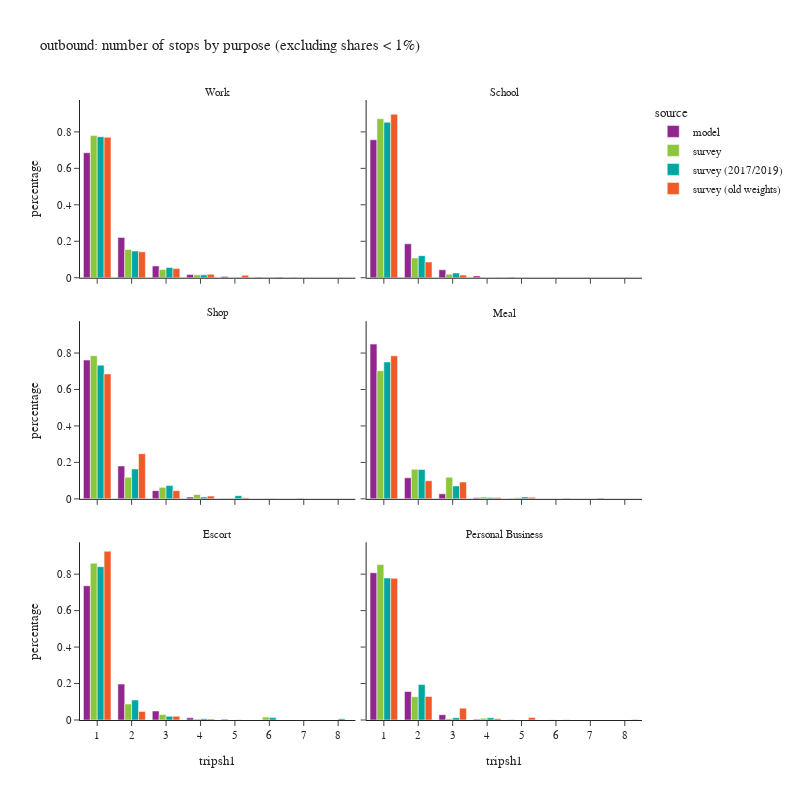

Notebook code for this chart:
### Code cell
df_plot = df_tour.groupby(['tripsh1','pdpurp_label','source'])['toexpfac'].sum().reset_index()
df_plot['percentage'] = df_plot.groupby(['pdpurp_label','source'], group_keys=False)['toexpfac']. \
    apply(lambda x: x / float(x.sum()))
df_plot2 = df_plot.loc[(df_plot['percentage'] > 0.001) & (df_plot['tripsh1'] <= 10)]

fig = px.bar(df_plot2.sort_values(['source','pdpurp_label']),
             x="tripsh1", y="percentage", color="source",barmode="group",
             facet_col='pdpurp_label', facet_col_wrap=2, 
             hover_data=['toexpfac'],
             title="outbound: number of stops by purpose (excluding shares < 1%)")
fig.update_layout(height=800, width=800)
fig.for_each_annotation(lambda a: a.update(text = a.text.split("=")[-1]))
fig.for_each_xaxis(lambda a: a.update(dict(dtick = 1, categoryorder='category ascending')))
fig.show()

### Figure 1 — Plotly figure (JSON) as saved in the notebook; plotly's stock layout.template omitted (floating-point values rounded to 4 significant figures)
{"data": [{"alignmentgroup": "True", "customdata": [[33530.0], [10810.0], [3153.0], [834.0], [344.0], [106.0], [50.0]], "hovertemplate": "source=model<br>pdpurp_label=Work<br>tripsh1=%{x}<br>percentage=%{y}<br>toexpfac=%{customdata[0]}<extra></extra>", "legendgroup": "model", "marker": {"color": "#91268F", "pattern": {"shape": ""}}, "name": "model", "offsetgroup": "model", "orientation": "v", "showlegend": true, "textposition": "auto", "type": "bar", "x": [1.0, 2.0, 3.0, 4.0, 5.0, 6.0, 7.0], "xaxis": "x5", "y": [0.6856, 0.2211, 0.06447, 0.01705, 0.007034, 0.002168, 0.001022], "yaxis": "y5"}, {"alignmentgroup": "True", "customdata": [[12970.0], [3189.0], [746.0], [168.0], [44.0]], "hovertemplate": "source=model<br>pdpurp_label=School<br>tripsh1=%{x}<br>percentage=%{y}<br>toexpfac=%{customdata[0]}<extra></extra>", "legendgroup": "model", "marker": {"color": "#91268F", "pattern": {"shape": ""}}, "name": "model", "offsetgroup": "model", "orientation": "v", "showlegend": false, "textposition": "auto", "type": "bar", "x": [1.0, 2.0, 3.0, 4.0, 5.0], "xaxis": "x6", "y": [0.7568, 0.1861, 0.04354, 0.009804, 0.002568], "yaxis": "y6"}, {"alignmentgroup": "True", "customdata": [[22700.0], [5380.0], [1344.0], [296.0], [79.0]], "hovertemplate": "source=model<br>pdpurp_label=Shop<br>tripsh1=%{x}<br>percentage=%{y}<br>toexpfac=%{customdata[0]}<extra></extra>", "legendgroup": "model", "marker": {"color": "#91268F", "pattern": {"shape": ""}}, "name": "model", "offsetgroup": "model", "orientation": "v", "showlegend": false, "textposition": "auto", "type": "bar", "x": [1.0, 2.0, 3.0, 4.0, 5.0], "xaxis": "x3", "y": [0.7614, 0.1804, 0.04507, 0.009927, 0.002649], "yaxis": "y3"}, {"alignmentgroup": "True", "customdata": [[21890.0], [2978.0], [712.0], [145.0], [47.0]], "hovertemplate": "source=model<br>pdpurp_label=Meal<br>tripsh1=%{x}<br>percentage=%{y}<br>toexpfac=%{customdata[0]}<extra></extra>", "legendgroup": "model", "marker": {"color": "#91268F", "pattern": {"shape": ""}}, "name": "model", "offsetgroup": "model", "orientation": "v", "showlegend": false, "textposition": "auto", "type": "bar", "x": [1.0, 2.0, 3.0, 4.0, 5.0], "xaxis": "x4", "y": [0.8489, 0.1155, 0.02761, 0.005624, 0.001823], "yaxis": "y4"}, {"alignmentgroup": "True", "customdata": [[16810.0], [4492.0], [1127.0], [273.0], [99.0]], "hovertemplate": "source=model<br>pdpurp_label=Escort<br>tripsh1=%{x}<br>percentage=%{y}<br>toexpfac=%{customdata[0]}<extra></extra>", "legendgroup": "model", "marker": {"color": "#91268F", "pattern": {"shape": ""}}, "name": "model", "offsetgroup": "model", "orientation": "v", "showlegend": false, "textposition": "auto", "type": "bar", "x": [1.0, 2.0, 3.0, 4.0, 5.0], "xaxis": "x", "y": [0.7364, 0.1968, 0.04938, 0.01196, 0.004338], "yaxis": "y"}, {"alignmentgroup": "True", "customdata": [[13630.0], [2640.0], [491.0], [77.0], [30.0]], "hovertemplate": "source=model<br>pdpurp_label=Personal Business<br>tripsh1=%{x}<br>percentage=%{y}<br>toexpfac=%{customdata[0]}<extra></extra>", "legendgroup": "model", "marker": {"color": "#91268F", "pattern": {"shape": ""}}, "name": "model", "offsetgroup": "model", "orientation": "v", "showlegend": false, "textposition": "auto", "type": "bar", "x": [1.0, 2.0, 3.0, 4.0, 5.0], "xaxis": "x2", "y": [0.8078, 0.1565, 0.0291, 0.004564, 0.001778], "yaxis": "y2"}, {"alignmentgroup": "True", "customdata": [[1256000.0], [250600.0], [73170.0], [26210.0], [1805.0]], "hovertemplate": "source=survey<br>pdpurp_label=Work<br>tripsh1=%{x}<br>percentage=%{y}<br>toexpfac=%{customdata[0]}<extra></extra>", "legendgroup": "survey", "marker": {"color": "#8CC63E", "pattern": {"shape": ""}}, "name": "survey", "offsetgroup": "survey", "orientation": "v", "showlegend": true, "textposition": "auto", "type": "bar", "x": [1.0, 2.0, 3.0, 4.0, 6.0], "xaxis": "x5", "y": [0.7796, 0.1555, 0.0454, 0.01626, 0.00112], "yaxis": "y5"}, {"alignmentgroup": "True", "customdata": [[494700.0], [61670.0], [11030.0]], "hovertemplate": "source=survey<br>pdpurp_label=School<br>tripsh1=%{x}<br>percentage=%{y}<br>toexpfac=%{customdata[0]}<extra></extra>", "legendgroup": "survey", "marker": {"color": "#8CC63E", "pattern": {"shape": ""}}, "name": "survey", "offsetgroup": "survey", "orientation": "v", "showlegend": false, "textposition": "auto", "type": "bar", "x": [1.0, 2.0, 3.0], "xaxis": "x6", "y": [0.8719, 0.1087, 0.01943], "yaxis": "y6"}, {"alignmentgroup": "True", "customdata": [[594700.0], [89330.0], [47740.0], [17950.0], [2994.0], [1211.0], [3419.0]], "hovertemplate": "source=survey<br>pdpurp_label=Shop<br>tripsh1=%{x}<br>percentage=%{y}<br>toexpfac=%{customdata[0]}<extra></extra>", "legendgroup": "survey", "marker": {"color": "#8CC63E", "pattern": {"shape": ""}}, "name": "survey", "offsetgroup": "survey", "orientation": "v", "showlegend": false, "textposition": "auto", "type": "bar", "x": [1.0, 2.0, 3.0, 4.0, 5.0, 6.0, 7.0], "xaxis": "x3", "y": [0.7852, 0.118, 0.06304, 0.0237, 0.003954, 0.001599, 0.004514], "yaxis": "y3"}, {"alignmentgroup": "True", "customdata": [[286200.0], [65950.0], [48420.0], [3954.0], [2637.0]], "hovertemplate": "source=survey<br>pdpurp_label=Meal<br>tripsh1=%{x}<br>percentage=%{y}<br>toexpfac=%{customdata[0]}<extra></extra>", "legendgroup": "survey", "marker": {"color": "#8CC63E", "pattern": {"shape": ""}}, "name": "survey", "offsetgroup": "survey", "orientation": "v", "showlegend": false, "textposition": "auto", "type": "bar", "x": [1.0, 2.0, 3.0, 4.0, 5.0], "xaxis": "x4", "y": [0.7028, 0.1619, 0.1189, 0.00971, 0.006475], "yaxis": "y4"}, {"alignmentgroup": "True", "customdata": [[543500.0], [55680.0], [18870.0], [3374.0], [9995.0]], "hovertemplate": "source=survey<br>pdpurp_label=Escort<br>tripsh1=%{x}<br>percentage=%{y}<br>toexpfac=%{customdata[0]}<extra></extra>", "legendgroup": "survey", "marker": {"color": "#8CC63E", "pattern": {"shape": ""}}, "name": "survey", "offsetgroup": "survey", "orientation": "v", "showlegend": false, "textposition": "auto", "type": "bar", "x": [1.0, 2.0, 3.0, 4.0, 6.0], "xaxis": "x", "y": [0.8598, 0.08809, 0.02986, 0.005338, 0.01581], "yaxis": "y"}, {"alignmentgroup": "True", "customdata": [[342400.0], [51100.0], [3013.0], [3997.0], [773.3]], "hovertemplate": "source=survey<br>pdpurp_label=Personal Business<br>tripsh1=%{x}<br>percentage=%{y}<br>toexpfac=%{customdata[0]}<extra></extra>", "legendgroup": "survey", "marker": {"color": "#8CC63E", "pattern": {"shape": ""}}, "name": "survey", "offsetgroup": "survey", "orientation": "v", "showlegend": false, "textposition": "auto", "type": "bar", "x": [1.0, 2.0, 3.0, 4.0, 6.0], "xaxis": "x2", "y": [0.8527, 0.1273, 0.007505, 0.009956, 0.001926], "yaxis": "y2"}, {"alignmentgroup": "True", "customdata": [[1034000.0], [195500.0], [74950.0], [21040.0], [1950.0], [2079.0]], "hovertemplate": "source=survey (2017/2019)<br>pdpurp_label=Work<br>tripsh1=%{x}<br>percentage=%{y}<br>toexpfac=%{customdata[0]}<extra></extra>", "legendgroup": "survey (2017/2019)", "marker": {"color": "#00A7A0", "pattern": {"shape": ""}}, "name": "survey (2017/2019)", "offsetgroup": "survey (2017/2019)", "orientation": "v", "showlegend": true, "textposition": "auto", "type": "bar", "x": [1.0, 2.0, 3.0, 4.0, 5.0, 6.0], "xaxis": "x5", "y": [0.7734, 0.1463, 0.05608, 0.01574, 0.001459, 0.001556], "yaxis": "y5"}, {"alignmentgroup": "True", "customdata": [[443500.0], [62920.0], [13500.0]], "hovertemplate": "source=survey (2017/2019)<br>pdpurp_label=School<br>tripsh1=%{x}<br>percentage=%{y}<br>toexpfac=%{customdata[0]}<extra></extra>", "legendgroup": "survey (2017/2019)", "marker": {"color": "#00A7A0", "pattern": {"shape": ""}}, "name": "survey (2017/2019)", "offsetgroup": "survey (2017/2019)", "orientation": "v", "showlegend": false, "textposition": "auto", "type": "bar", "x": [1.0, 2.0, 3.0], "xaxis": "x6", "y": [0.853, 0.121, 0.02596], "yaxis": "y6"}, {"alignmentgroup": "True", "customdata": [[441100.0], [98380.0], [44170.0], [6059.0], [10650.0], [935.1]], "hovertemplate": "source=survey (2017/2019)<br>pdpurp_label=Shop<br>tripsh1=%{x}<br>percentage=%{y}<br>toexpfac=%{customdata[0]}<extra></extra>", "legendgroup": "survey (2017/2019)", "marker": {"color": "#00A7A0", "pattern": {"shape": ""}}, "name": "survey (2017/2019)", "offsetgroup": "survey (2017/2019)", "orientation": "v", "showlegend": false, "textposition": "auto", "type": "bar", "x": [1.0, 2.0, 3.0, 4.0, 5.0, 6.0], "xaxis": "x3", "y": [0.7335, 0.1636, 0.07345, 0.01008, 0.01771, 0.001555], "yaxis": "y3"}, {"alignmentgroup": "True", "customdata": [[299000.0], [64060.0], [28150.0], [2793.0], [4038.0]], "hovertemplate": "source=survey (2017/2019)<br>pdpurp_label=Meal<br>tripsh1=%{x}<br>percentage=%{y}<br>toexpfac=%{customdata[0]}<extra></extra>", "legendgroup": "survey (2017/2019)", "marker": {"color": "#00A7A0", "pattern": {"shape": ""}}, "name": "survey (2017/2019)", "offsetgroup": "survey (2017/2019)", "orientation": "v", "showlegend": false, "textposition": "auto", "type": "bar", "x": [1.0, 2.0, 3.0, 4.0, 5.0], "xaxis": "x4", "y": [0.7509, 0.1609, 0.07069, 0.007015, 0.01014], "yaxis": "y4"}, {"alignmentgroup": "True", "customdata": [[555500.0], [72400.0], [13250.0], [4889.0], [903.3], [8657.0], [4796.0]], "hovertemplate": "source=survey (2017/2019)<br>pdpurp_label=Escort<br>tripsh1=%{x}<br>percentage=%{y}<br>toexpfac=%{customdata[0]}<extra></extra>", "legendgroup": "survey (2017/2019)", "marker": {"color": "#00A7A0", "pattern": {"shape": ""}}, "name": "survey (2017/2019)", "offsetgroup": "survey (2017/2019)", "orientation": "v", "showlegend": false, "textposition": "auto", "type": "bar", "x": [1.0, 2.0, 3.0, 4.0, 5.0, 6.0, 8.0], "xaxis": "x", "y": [0.8412, 0.1096, 0.02006, 0.007402, 0.001368, 0.01311, 0.007262], "yaxis": "y"}, {"alignmentgroup": "True", "customdata": [[238700.0], [59700.0], [3912.0], [3812.0]], "hovertemplate": "source=survey (2017/2019)<br>pdpurp_label=Personal Business<br>tripsh1=%{x}<br>percentage=%{y}<br>toexpfac=%{customdata[0]}<extra></extra>", "legendgroup": "survey (2017/2019)", "marker": {"color": "#00A7A0", "pattern": {"shape": ""}}, "name": "survey (2017/2019)", "offsetgroup": "survey (2017/2019)", "orientation": "v", "showlegend": false, "textposition": "auto", "type": "bar", "x": [1.0, 2.0, 3.0, 4.0], "xaxis": "x2", "y": [0.7787, 0.1947, 0.01276, 0.01243], "yaxis": "y2"}, {"alignmentgroup": "True", "customdata": [[1259000.0], [232500.0], [82130.0], [30700.0], [22300.0], [5520.0]], "hovertemplate": "source=survey (old weights)<br>pdpurp_label=Work<br>tripsh1=%{x}<br>percentage=%{y}<br>toexpfac=%{customdata[0]}<extra></extra>", "legendgroup": "survey (old weights)", "marker": {"color": "#F05A28", "pattern": {"shape": ""}}, "name": "survey (old weights)", "offsetgroup": "survey (old weights)", "orientation": "v", "showlegend": true, "textposition": "auto", "type": "bar", "x": [1.0, 2.0, 3.0, 4.0, 5.0, 6.0], "xaxis": "x5", "y": [0.77, 0.1422, 0.05023, 0.01878, 0.01364, 0.003376], "yaxis": "y5"}, {"alignmentgroup": "True", "customdata": [[471300.0], [45310.0], [7591.0], [670.0]], "hovertemplate": "source=survey (old weights)<br>pdpurp_label=School<br>tripsh1=%{x}<br>percentage=%{y}<br>toexpfac=%{customdata[0]}<extra></extra>", "legendgroup": "survey (old weights)", "marker": {"color": "#F05A28", "pattern": {"shape": ""}}, "name": "survey (old weights)", "offsetgroup": "survey (old weights)", "orientation": "v", "showlegend": false, "textposition": "auto", "type": "bar", "x": [1.0, 2.0, 3.0, 4.0], "xaxis": "x6", "y": [0.8972, 0.08624, 0.01445, 0.001275], "yaxis": "y6"}, {"alignmentgroup": "True", "customdata": [[538900.0], [195000.0], [35230.0], [11900.0], [4942.0]], "hovertemplate": "source=survey (old weights)<br>pdpurp_label=Shop<br>tripsh1=%{x}<br>percentage=%{y}<br>toexpfac=%{customdata[0]}<extra></extra>", "legendgroup": "survey (old weights)", "marker": {"color": "#F05A28", "pattern": {"shape": ""}}, "name": "survey (old weights)", "offsetgroup": "survey (old weights)", "orientation": "v", "showlegend": false, "textposition": "auto", "type": "bar", "x": [1.0, 2.0, 3.0, 4.0, 5.0], "xaxis": "x3", "y": [0.6854, 0.248, 0.04481, 0.01514, 0.006286], "yaxis": "y3"}, {"alignmentgroup": "True", "customdata": [[289800.0], [36750.0], [33970.0], [2861.0], [3204.0], [1223.0], [1518.0]], "hovertemplate": "source=survey (old weights)<br>pdpurp_label=Meal<br>tripsh1=%{x}<br>percentage=%{y}<br>toexpfac=%{customdata[0]}<extra></extra>", "legendgroup": "survey (old weights)", "marker": {"color": "#F05A28", "pattern": {"shape": ""}}, "name": "survey (old weights)", "offsetgroup": "survey (old weights)", "orientation": "v", "showlegend": false, "textposition": "auto", "type": "bar", "x": [1.0, 2.0, 3.0, 4.0, 5.0, 6.0, 7.0], "xaxis": "x4", "y": [0.7847, 0.0995, 0.09197, 0.007746, 0.008673, 0.003311, 0.00411], "yaxis": "y4"}, {"alignmentgroup": "True", "customdata": [[402800.0], [20480.0], [8988.0], [2475.0]], "hovertemplate": "source=survey (old weights)<br>pdpurp_label=Escort<br>tripsh1=%{x}<br>percentage=%{y}<br>toexpfac=%{customdata[0]}<extra></extra>", "legendgroup": "survey (old weights)", "marker": {"color": "#F05A28", "pattern": {"shape": ""}}, "name": "survey (old weights)", "offsetgroup": "survey (old weights)", "orientation": "v", "showlegend": false, "textposition": "auto", "type": "bar", "x": [1.0, 2.0, 3.0, 4.0], "xaxis": "x", "y": [0.9262, 0.0471, 0.02067, 0.005691], "yaxis": "y"}, {"alignmentgroup": "True", "customdata": [[633400.0], [105300.0], [52720.0], [5669.0], [11320.0], [835.8], [2012.0]], "hovertemplate": "source=survey (old weights)<br>pdpurp_label=Personal Business<br>tripsh1=%{x}<br>percentage=%{y}<br>toexpfac=%{customdata[0]}<extra></extra>", "legendgroup": "survey (old weights)", "marker": {"color": "#F05A28", "pattern": {"shape": ""}}, "name": "survey (old weights)", "offsetgroup": "survey (old weights)", "orientation": "v", "showlegend": false, "textposition": "auto", "type": "bar", "x": [1.0, 2.0, 3.0, 4.0, 5.0, 6.0, 8.0], "xaxis": "x2", "y": [0.7772, 0.1293, 0.06468, 0.006956, 0.01389, 0.001026, 0.002468], "yaxis": "y2"}], "layout": {"annotations": [{"font": {}, "showarrow": false, "text": "Escort", "x": 0.245, "xanchor": "center", "xref": "paper", "y": 0.2867, "yanchor": "bottom", "yref": "paper"}, {"font": {}, "showarrow": false, "text": "Personal Business", "x": 0.755, "xanchor": "center", "xref": "paper", "y": 0.2867, "yanchor": "bottom", "yref": "paper"}, {"font": {}, "showarrow": false, "text": "Shop", "x": 0.245, "xanchor": "center", "xref": "paper", "y": 0.6433, "yanchor": "bottom", "yref": "paper"}, {"font": {}, "showarrow": false, "text": "Meal", "x": 0.755, "xanchor": "center", "xref": "paper", "y": 0.6433, "yanchor": "bottom", "yref": "paper"}, {"font": {}, "showarrow": false, "text": "Work", "x": 0.245, "xanchor": "center", "xref": "paper", "y": 1.0, "yanchor": "bottom", "yref": "paper"}, {"font": {}, "showarrow": false, "text": "School", "x": 0.755, "xanchor": "center", "xref": "paper", "y": 1.0, "yanchor": "bottom", "yref": "paper"}], "barmode": "group", "height": 800, "legend": {"title": {"text": "source"}, "tracegroupgap": 0}, "title": {"text": "outbound: number of stops by purpose (excluding shares < 1%)"}, "width": 800, "xaxis": {"anchor": "y", "categoryorder": "category ascending", "domain": [0.0, 0.49], "dtick": 1, "title": {"text": "tripsh1"}}, "xaxis2": {"anchor": "y2", "categoryorder": "category ascending", "domain": [0.51, 1.0], "dtick": 1, "matches": "x", "title": {"text": "tripsh1"}}, "xaxis3": {"anchor": "y3", "categoryorder": "category ascending", "domain": [0.0, 0.49], "dtick": 1, "matches": "x", "showticklabels": false}, "xaxis4": {"anchor": "y4", "categoryorder": "category ascending", "domain": [0.51, 1.0], "dtick": 1, "matches": "x", "showticklabels": false}, "xaxis5": {"anchor": "y5", "categoryorder": "category ascending", "domain": [0.0, 0.49], "dtick": 1, "matches": "x", "showticklabels": false}, "xaxis6": {"anchor": "y6", "categoryorder": "category ascending", "domain": [0.51, 1.0], "dtick": 1, "matches": "x", "showticklabels": false}, "yaxis": {"anchor": "x", "domain": [0.0, 0.2867], "title": {"text": "percentage"}}, "yaxis2": {"anchor": "x2", "domain": [0.0, 0.2867], "matches": "y", "showticklabels": false}, "yaxis3": {"anchor": "x3", "domain": [0.3567, 0.6433], "matches": "y", "title": {"text": "percentage"}}, "yaxis4": {"anchor": "x4", "domain": [0.3567, 0.6433], "matches": "y", "showticklabels": false}, "yaxis5": {"anchor": "x5", "domain": [0.7133, 1.0], "matches": "y", "title": {"text": "percentage"}}, "yaxis6": {"anchor": "x6", "domain": [0.7133, 1.0], "matches": "y", "showticklabels": false}}}
